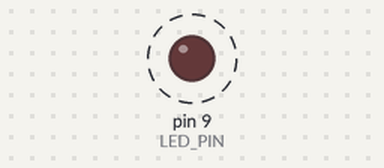
The sketch below on a simulated Arduino Uno, built with avr-gcc and run on an emulated ATmega328P. Parts: output pins drawn as LEDs (lit = HIGH). Dashed ring = blinking. What the sketch prints to the serial monitor is not drawn.

Above: at 1.0 s.
Timing chart, 0 to 5.7 s (numbered marks = the images above):
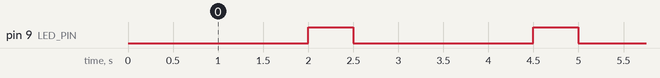

The sketch:

sketch.ino
```cpp
// Lab 2 Exercise 3: Blink LED + print seconds — simultaneously
// millis() allows both to happen at the same time

#define LED_PIN 9

unsigned long lastLedChange  = 0;
unsigned long lastSecPrint   = 0;
bool ledState = false;

const int ON_TIME  = 500;
const int OFF_TIME = 2000;

void setup() {
  pinMode(LED_PIN, OUTPUT);
  Serial.begin(9600);
  Serial.println("=== Lab 2 Exercise 3: Blink + Timer ===");
}

void loop() {
  unsigned long now = millis();

  // --- LED blink logic ---
  int waitTime = ledState ? ON_TIME : OFF_TIME;
  if (now - lastLedChange >= waitTime) {
    ledState = !ledState;
    digitalWrite(LED_PIN, ledState ? HIGH : LOW);
    lastLedChange = now;
    Serial.println(ledState ? "LED ON 💡" : "LED OFF");
  }

  // --- Print seconds every 1 second ---
  if (now - lastSecPrint >= 1000) {
    lastSecPrint = now;
    Serial.print("Running for: ");
    Serial.print(now / 1000);
    Serial.println(" seconds");
  }
}
```

Measured:
- by itself, pin 9 (LED_PIN): alternates HIGH for 0.50 s and LOW for 2.0 s
